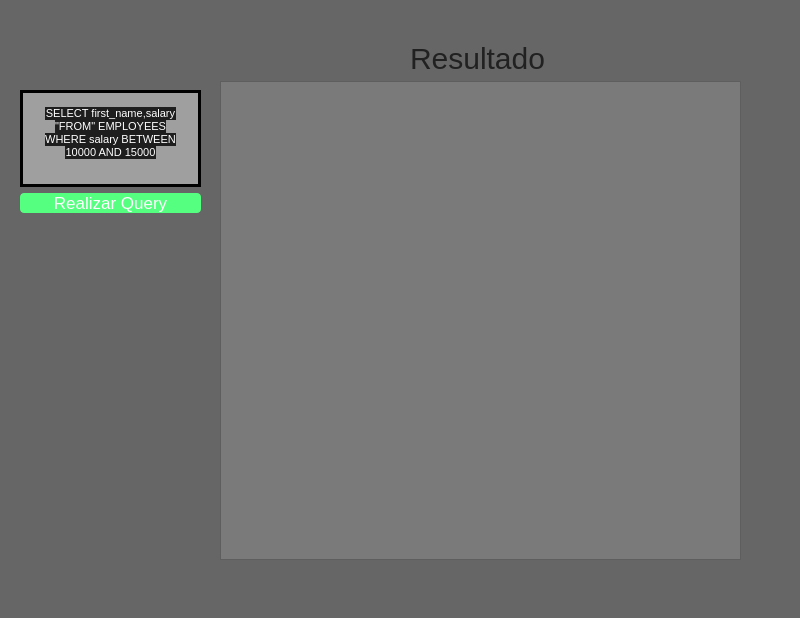
<?xml version="1.0" encoding="UTF-8"?>
<ui version="4.0">
 <class>ventana</class>
 <widget class="QDialog" name="ventana">
  <property name="enabled">
   <bool>true</bool>
  </property>
  <property name="geometry">
   <rect>
    <x>0</x>
    <y>0</y>
    <width>800</width>
    <height>618</height>
   </rect>
  </property>
  <property name="windowTitle">
   <string>ProyectoDB</string>
  </property>
  <property name="autoFillBackground">
   <bool>false</bool>
  </property>
  <property name="styleSheet">
   <string notr="true">#ventana{
		background-color:rgb(102, 102, 102);
	}
 #query1{
background-color:#55ff7f;
}
QPushButton{
		border-radius: 4px;
		color: #fff;
		font-family: 'Roboto';
		font-size: 17px;
		
	}
QTextEdit{
border - radius: 15px;
color: #eee;
padding: 10px;
}
</string>
  </property>
  <widget class="QWidget" name="verticalLayoutWidget">
   <property name="geometry">
    <rect>
     <x>20</x>
     <y>90</y>
     <width>181</width>
     <height>123</height>
    </rect>
   </property>
   <layout class="QVBoxLayout" name="Layout">
    <item>
     <widget class="QTextEdit" name="textQuery">
      <property name="enabled">
       <bool>false</bool>
      </property>
      <property name="styleSheet">
       <string notr="true">background-color:rgb(159, 159, 159);
border- radius: 10px;
border: 3px solid;


</string>
      </property>
      <property name="html">
       <string>&lt;!DOCTYPE HTML PUBLIC &quot;-//W3C//DTD HTML 4.0//EN&quot; &quot;http://www.w3.org/TR/REC-html40/strict.dtd&quot;&gt;
&lt;html&gt;&lt;head&gt;&lt;meta name=&quot;qrichtext&quot; content=&quot;1&quot; /&gt;&lt;style type=&quot;text/css&quot;&gt;
p, li { white-space: pre-wrap; }
&lt;/style&gt;&lt;/head&gt;&lt;body style=&quot; font-family:'MS Shell Dlg 2'; font-size:8.25pt; font-weight:400; font-style:normal;&quot;&gt;
&lt;p align=&quot;center&quot; style=&quot; margin-top:0px; margin-bottom:0px; margin-left:0px; margin-right:0px; -qt-block-indent:0; text-indent:0px;&quot;&gt;&lt;span style=&quot; color:#ffffff; background-color:#1e1e1e;&quot;&gt;SELECT first_name,salary&lt;br /&gt;&amp;quot;FROM&amp;quot; EMPLOYEES&lt;br /&gt;WHERE salary BETWEEN 10000 AND 15000&lt;/span&gt;&lt;/p&gt;&lt;/body&gt;&lt;/html&gt;</string>
      </property>
      <property name="tabStopDistance">
       <double>81.000000000000000</double>
      </property>
     </widget>
    </item>
    <item>
     <widget class="QPushButton" name="query1">
      <property name="enabled">
       <bool>true</bool>
      </property>
      <property name="styleSheet">
       <string notr="true"/>
      </property>
      <property name="text">
       <string>Realizar Query</string>
      </property>
     </widget>
    </item>
   </layout>
  </widget>
  <widget class="QWidget" name="gridLayoutWidget">
   <property name="geometry">
    <rect>
     <x>220</x>
     <y>80</y>
     <width>521</width>
     <height>481</height>
    </rect>
   </property>
   <layout class="QGridLayout" name="layout_r">
    <item row="0" column="0">
     <widget class="QTextEdit" name="textEdit">
      <property name="maximumSize">
       <size>
        <width>16777215</width>
        <height>479</height>
       </size>
      </property>
      <property name="styleSheet">
       <string notr="true">background-color: rgb(122, 122, 122);</string>
      </property>
     </widget>
    </item>
   </layout>
  </widget>
  <widget class="QLabel" name="label">
   <property name="geometry">
    <rect>
     <x>410</x>
     <y>40</y>
     <width>141</width>
     <height>36</height>
    </rect>
   </property>
   <property name="toolTip">
    <string>&lt;html&gt;&lt;head/&gt;&lt;body&gt;&lt;p align=&quot;center&quot;&gt;&lt;br/&gt;&lt;/p&gt;&lt;/body&gt;&lt;/html&gt;</string>
   </property>
   <property name="whatsThis">
    <string>&lt;html&gt;&lt;head/&gt;&lt;body&gt;&lt;p align=&quot;center&quot;&gt;&lt;br/&gt;&lt;/p&gt;&lt;/body&gt;&lt;/html&gt;</string>
   </property>
   <property name="styleSheet">
    <string notr="true">#label{
font-size: 30px;
color: #212121;
}</string>
   </property>
   <property name="text">
    <string>Resultado</string>
   </property>
  </widget>
 </widget>
 <resources/>
 <connections/>
</ui>
